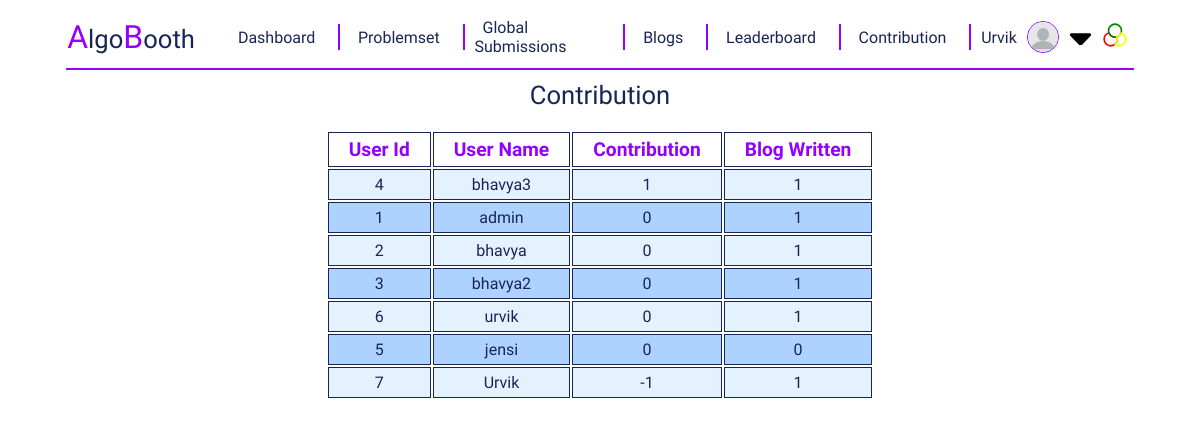
/problem/contribution (signed in), run on an earlier commit of the app's database.
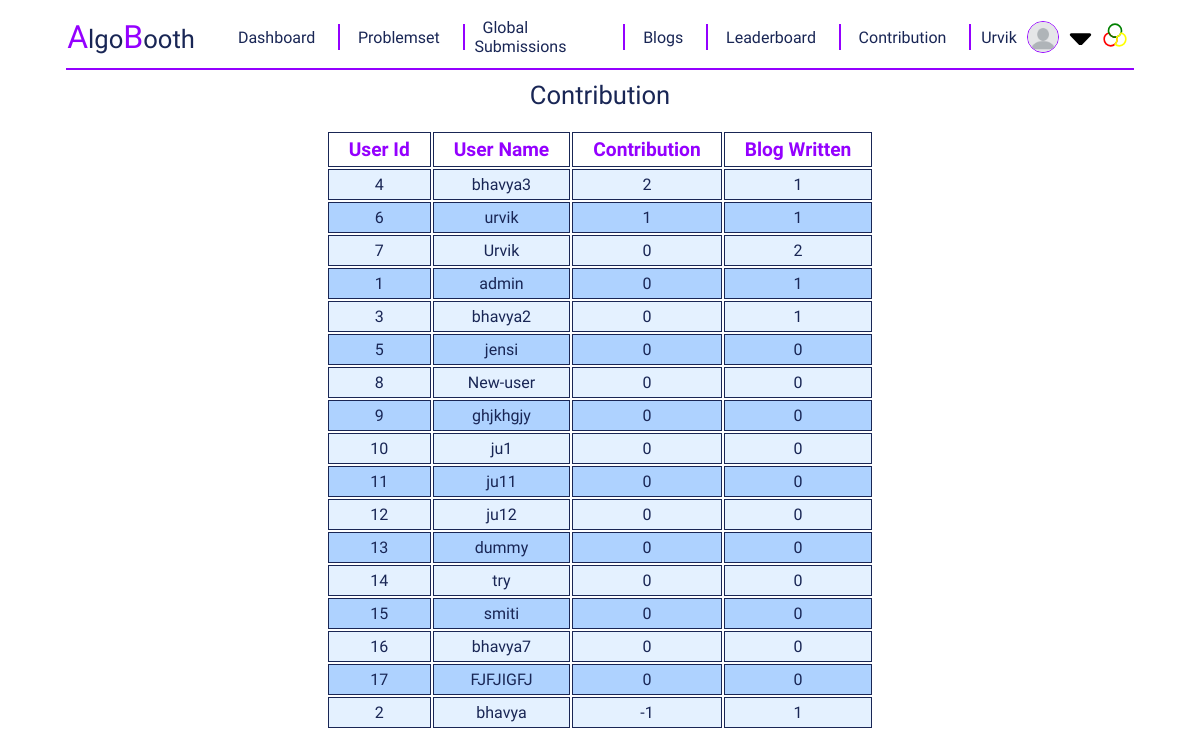
And on a later commit of the database.
### register/models.py (models this page shows)
class CustomUser(AbstractUser):
    country = models.CharField(max_length=100,blank=True, null=True)
    university_name = models.CharField(max_length=100,blank=True, null=True)
    profile_image = models.ImageField(upload_to='profile_image/', blank=True, null=True,default='profile_image/blank-profile-picture.png')

### problemPage/views.py (the view)
# urls.py: path('contribution' , contribution , name = "contribution_page"),
def contribution(request) :
    users = CustomUser.objects.all()
    data = []
    for user in users :
        user_name = user
        user_id = user.id
        blogs = Blog.objects.filter(author = user_name)
        blog_count = blogs.count()
        contribution = 0
        for blog in blogs :
            contribution += Like.objects.filter(blog=blog).count()
            contribution -= Dislike.objects.filter(blog=blog).count()
        data.append({
            "name" : user_name,
            "id" : user_id,
            "contribution" : contribution,
            "blogs" : blog_count
        })
    data = sorted(data , key = lambda x : (-x['contribution'] , -x['blogs']))
    return render(request , "contribution_page.html" , {'data' : data})

### problemPage/templates/contribution_page.html (shortened to what this page needs)
{% extends "base.html" %}
{% load static %}
{% block add_css_file %}
    <link href='{% static "styles/standing_page.css" %}' rel="stylesheet">
{% endblock add_css_file %}
{% block content %}
    <div id = "standing-container">
        <div id = "header">
            Contribution
        </div>
        <div id = "standing-header" class = "submission-div">
            <table>
                <thead>
                    <th>User Id</th>
                    <th>User Name</th>
                    <th>Contribution</th>
                    <th>Blog Written</th>
                </thead>
                <tbody>
                    {% for row in data %}
                        <tr>
                            <td>{{row.id}}</td>
                            <td>{{row.name}}</td>
                            <td>{{row.contribution}}</td>
                            <td>{{row.blogs}}</td>
                        </tr>
                    {% endfor %}
                </tbody>
            </table>
        </div>
    </div>
{% endblock content %}

### templates/base.html (shortened to what this page needs)
<!DOCTYPE html>
<html lang="en">
    <head>
        {% load static %}
        <link href='{% static "styles/base.css" %}' rel="stylesheet">
        <link href='{% static "styles/toast.css" %}' rel="stylesheet">
        {% block add_css_file %}{% endblock add_css_file %}
    </head>
    <body>
        <div id = "root">
            <div id = "navbar">
                <div id = "logo">
                    <span class = "special-char">A</span>lgo<span class = "special-char">B</span>ooth
                </div>
                <div id = "nav-item-div">
                    <div class = "nav-item">
                        <a href="{% url "dashboard" %}">Dashboard</a>
                    </div>
                    <div class = "nav-item">
                        <a href="{% url "problem_page" %}">Problemset</a>
                    </div>
                    <div class = "nav-item">
                        <a href="{% url "global_submissions" %}">Global Submissions</a>
                    </div>
                    <div class = "nav-item">
                        <a href="{% url "blog_page" %}">Blogs</a>
                    </div>
                    <div class = "nav-item">
                        <a href="{% url "standing_page" %}">Leaderboard</a>
                    </div>
                    <div class = "nav-item">
                        <a href="{% url "contribution_page" %}">Contribution</a>
                    </div>
                    {% if user.is_authenticated %}
                    <div class = "nav-item">
                        <div id = "my-select">
                            {{user}}
                            <img id = "profile-picture-nav" src="{{user.profile_image.url}}" alt="">
                            <img class = "icons" id = "drop-icon" src={% static "icons/drop.svg" %} alt="drop">
                        </div>
                    </div>
                    {%else%}
                    <div class = "vertical-line"></div>
                    <div class = "nav-item">
                        <a href="{% url "login" %}">Login</a>
                    </div>
                    {%endif%}
            </div>
            <div title = "Change Theme" class = "nav-item" id = "change-theme">
                <img class = "icons" src="{% static "icons/theme.svg" %}" alt="">
            </div>
            </div>
            <div class = "horizontal-line">
            </div>
            <div id = "container">
                {% block content %}{% endblock content %}
            </div>
        </div>
    </body>
</html>

### static/styles/base.css (style rules this page uses)
:root { --color-a: #45FFCA; --color-a-low: rgba(69,255,202,0.5); --color-a-theme-1: rgb(34, 34, 34); --color-a-theme-2: rgb(67, 66, 66); --color-b: yellow; --color-c: rgb(255, 255, 255); font-family: 'Mooli', sans-serif; background-color: #001524; color: var(--color-b); }
body { display: flex; flex-direction: column; }
.icons { height: 1.6rem; width: auto; }
#container { width: 90%; }
#root { display: flex; flex-direction: column; align-items: center; }
#navbar { display: flex; flex-direction: row; border-radius: 5px; align-items: center; padding: 5px; width: 90%; }
#nav-item-div { width: 90%; display: flex; flex-direction: row; gap: 10px; align-items: center; padding: 5px; justify-content: space-evenly; }
.nav-item { padding-right: 5px; color: var(--color-b); }
.nav-item a { padding: 8px; text-decoration: none; color: var(--color-b); }
#logo { margin-right: 30px; font-size: 1.6rem; }
.special-char { color: var(--color-a); font-size: 2rem; }
.horizontal-line { width: 90%; margin-top: 2px; margin-bottom: 10px; border: 1px solid var(--color-a); }
#change-theme { cursor: pointer; }
#my-select { display: flex; align-items: center; }
#drop-icon { position: relative; top: -5px; }
#profile-picture-nav { height: 30px; width: 30px; margin-right: 10px; margin-left: 10px; border-radius: 100%; border: 1px solid var(--color-a); }

### static/styles/standing_page.css (style rules this page uses)
#standing-container { display: flex; flex-direction: column; align-items: center; justify-content: center; }
#header { font-size: 1.6rem; margin-bottom: 20px; }
tr { border: 1px solid var(--color-b); }
th , td { border: 1px solid var(--color-b); border-collapse: collapse; text-align: center; padding: 5px; }
th { font-size: 1.2rem; color: var(--color-a); padding: 5px 20px; }
tr:nth-of-type(even) { background-color: var(--color-a-theme-1); }
tbody tr:nth-of-type(odd) { background-color: var(--color-a-theme-2); }

What changed in the data, as far as the page shows it:
shown differently, row unchanged: CustomUser "Urvik": contribution "-1" → "0"; blogs "1" → "2"; moves up the list
computed for CustomUser "bhavya3": contribution "1" → "2"
shown differently, row unchanged: CustomUser "urvik": contribution "0" → "1"; moves up the list
shown differently, row unchanged: CustomUser "bhavya2": moves down the list
shown differently, row unchanged: CustomUser "jensi": moves down the list
added CustomUser: id "8", name "New-user", contribution "0", blogs "0"
added CustomUser: id "9", name "ghjkhgjy", contribution "0", blogs "0"
added CustomUser: id "10", name "ju1", contribution "0", blogs "0"
added CustomUser: id "11", name "ju11", contribution "0", blogs "0"
added CustomUser: id "12", name "ju12", contribution "0", blogs "0"
added CustomUser: id "13", name "dummy", contribution "0", blogs "0"
added CustomUser: id "14", name "try", contribution "0", blogs "0"
added CustomUser: id "15", name "smiti", contribution "0", blogs "0"
added CustomUser: id "16", name "bhavya7", contribution "0", blogs "0"
added CustomUser: id "17", name "FJFJIGFJ", contribution "0", blogs "0"
computed for CustomUser "bhavya": contribution "0" → "-1"
